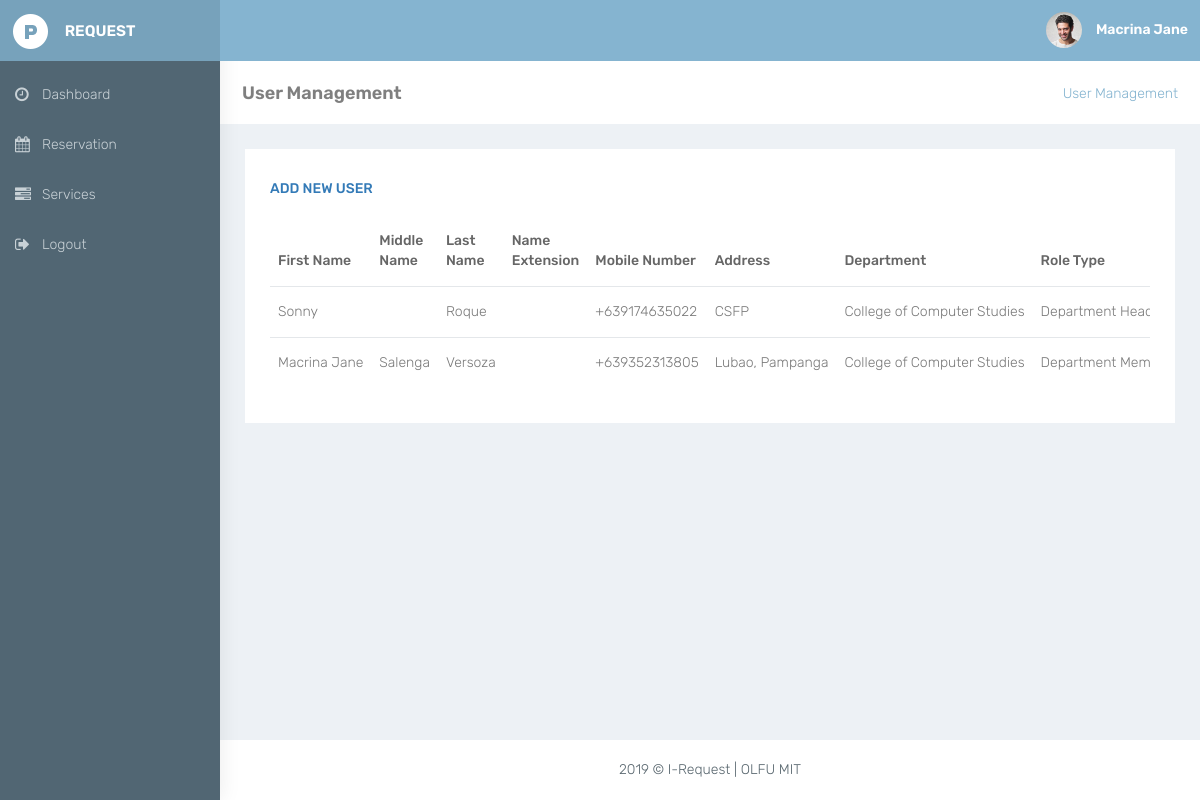
The app's page /user_management.php (signed in) with its own data.
### tables this page shows
CREATE TABLE `users_tb` (
  `user_id` int(10) NOT NULL,
  `first_name` varchar(300) NOT NULL,
  `middle_name` varchar(300) NOT NULL,
  `last_name` varchar(300) NOT NULL,
  `name_extension` varchar(300) NOT NULL,
  `mobile_number` varchar(300) NOT NULL,
  `address` varchar(300) NOT NULL,
  `username` varchar(300) NOT NULL,
  `password` varchar(300) NOT NULL,
  `department_id` int(10) NOT NULL,
  `role_type` varchar(300) DEFAULT NULL,
  `user_status` varchar(300) NOT NULL
);

CREATE TABLE `department_tb` (
  `department_id` int(10) NOT NULL,
  `department_name` varchar(500) NOT NULL,
  `department_description` varchar(500) NOT NULL
);

### controllers/database_functions.php (called while the page is built, shortened)
<?php
if(!function_exists('countResult')){
    function countResult($conn, $query){
        $query = mysqli_query($conn, $query);
        $result = mysqli_num_rows($query);
        return $result;
    }
}
?>

### controllers/department_functions.php (called while the page is built, shortened)
               <?php
if(!function_exists('getDepartmentDetailsByDepartmentId')){
    function getDepartmentDetailsByDepartmentId($conn, $department_id){
        include "database_functions.php";
        $department_details = array();
        $users_count = countResult($conn, "SELECT * from users_tb where department_id = '$department_id'");
        $query = mysqli_query($conn, "SELECT * from department_tb where department_id = '$department_id'");
        while($row = mysqli_fetch_array($query)){
            array_push($department_details, $row['department_name'], $row['department_description'], $users_count);
        }
        return $department_details;
    }
}
        ?>

### controllers/users_functions.php (the view, shortened to what this page needs)
<?php
if(!function_exists('getUserDetailsByUsername')){
    function getUserDetailsByUsername($conn, $username){
        $users_details = array();
        $query = mysqli_query($conn, "SELECT * from users_tb where username = '$username'");
        while($row = mysqli_fetch_array($query)){
            array_push($users_details, $row['first_name'], $row['middle_name'], $row['last_name'], $row['name_extension'], $row['mobile_number'], $row['address'], $row['username'], $row['password'], $row['department_id'], $row['role_type'], $row['user_status'], $row['user_id']);
        }
        return $users_details;
    }
}
if(!function_exists('getUsersData')){
    function getUsersData($conn){
        include "department_functions.php";
        if($_SESSION['role_type'] == "Admin"){
            $query = mysqli_query($conn, "SELECT * from users_tb ORDER BY department_id");
        }else{
            $departmentid = getUserDetailsByUsername($conn, $_SESSION['user'])[8];
            $query = mysqli_query($conn, "SELECT * from users_tb where department_id = '$departmentid' ORDER BY user_id");
        }
        if(! $query){
            echo mysqli_error($conn);
        }else{
            if(mysqli_num_rows($query)>0){
                while($row = mysqli_fetch_array($query)){
                    ?>
                     <tr>
                        <td class="txt-oflo"><?php echo $row['first_name'] ?></td>
                        <td><?php echo $row['middle_name'] ?></td>
                        <td class="txt-oflo"><?php echo $row['last_name'] ?></td>
                        <td class="txt-oflo"><?php echo $row['name_extension'] ?></td>
                        <td class="txt-oflo"><?php echo $row['mobile_number'] ?></td>
                        <td class="txt-oflo"><?php echo $row['address'] ?></td>
                        <td class="txt-oflo"><?php echo getDepartmentDetailsByDepartmentId($conn, $row['department_id'])[0]; ?></td>
                        <td class="txt-oflo"><?php echo $row['role_type'] ?></td>
                    </tr>
                    <?php
                }
            }else{
                echo "No Users Found";
            }
        }
    }
}
        ?>

### controllers/include_partial_functions.php (shortened to what this page needs)
<?php
if(!function_exists('get_FooterBlade')){
    function get_FooterBlade(){
        ?>
        <footer class="footer text-center"> 2019 &copy; I-Request | OLFU MIT </footer>
        <?php
    }
}
if(!function_exists('getHeaderUserName')) {
    function getHeaderUserName() {
        include "database/config.php";
        include "users_functions.php";
        $username = $_SESSION['user'];
        if($username == 'iRequest') {
        ?>
            <a class="profile-pic" href="edit_user.php">
                <img src="resources/images/avatar.jpg" alt="avatar" width="36" class="img-circle">
                <b class="hidden-xs">Administrator</b>
            </a>
        <?php
        }else{
            $firstname = getUserDetailsByUsername($conn, $username)[0];
        ?>
            <a class="profile-pic" href="edit_user.php<?php echo '?id='.getUserDetailsByUsername($conn, $username)[11]; ?>">
                <img src="resources/images/avatar.jpg" alt="avatar" width="36" class="img-circle">
                <b class="hidden-xs"><?php echo $firstname ?></b>
            </a>
        <?php
        }
    }
}
        ?>
        <?php
if(!function_exists('get_headBlade')){
    function get_headBlade(){
        ?>
            <link rel="stylesheet" href="resources/bootstrap/dist/css/bootstrap.min.css" >
            <link rel="stylesheet" href="resources/plugins/bower_components/sidebar-nav/dist/sidebar-nav.min.css" >
            <link rel="stylesheet" href="resources/plugins/bower_components/toast-master/css/jquery.toast.css" >
            <link rel="stylesheet" href="resources/plugins/bower_components/morrisjs/morris.css" >
            <link rel="stylesheet" href="resources/css/animate.css" >
            <link rel="stylesheet" href="resources/css/style.css" >
            <link rel="stylesheet" href="resources/plugins/datatable.css" >
            <link rel="stylesheet" id="theme" href="resources/css/colors/blue-dark.css" >
        <?php
    }
}
        ?>
        <?php
if(!function_exists('get_NavBlade')){
    function get_NavBlade(){
        if(isset($_SESSION['role_type'])) {
            if($_SESSION['role_type'] == "Admin"){
                ?>
                <div class="navbar-default sidebar" role="navigation">
                    <div class="sidebar-nav navbar-collapse slimscrollsidebar">
                        <ul class="nav" id="side-menu">
                            <li style="padding: 10px 0 0;">
                                <a href="dashboard_admin.php" class="waves-effect"><i class="fa fa-dashboard fa-fw" aria-hidden="true"></i><span class="hide-menu">Dashboard</span></a>
                            </li>
                            <li>
                                <a href="schedules.php" class="waves-effect"><i class="fa fa-calendar fa-fw" aria-hidden="true"></i><span class="hide-menu">Schedules</span></a>
                            </li>
                            <li>
                                <a href="services_admin.php" class="waves-effect"><i class="fa fa-tasks fa-fw" aria-hidden="true"></i><span class="hide-menu">Services</span></a>
                            </li>
                            <li>
                                <a href="facilities.php" class="waves-effect"><i class="fa fa-building fa-fw" aria-hidden="true"></i><span class="hide-menu">Facilities</span></a>
                            </li>
                            <li>
                                <a href="automobiles.php" class="waves-effect"><i class="fa fa-car fa-fw" aria-hidden="true"></i><span class="hide-menu">Automobiles</span></a>
                            </li>
                            <li>
                                <a href="department.php" class="waves-effect"><i class="fa fa-table fa-fw" aria-hidden="true"></i><span class="hide-menu">Departments</span></a>
                            </li>
                            <li>
                                <a href="user_management.php" class="waves-effect"><i class="fa fa-users fa-fw" aria-hidden="true"></i><span class="hide-menu">User Management</span></a>
                            </li>
                            <li>
                                <a href="logout_action.php" class="waves-effect"><i class="fa fa-sign-out fa-fw" aria-hidden="true"></i><span class="hide-menu">Logout</span></a>
                            </li>
                        </ul>
                    </div>
                </div>
                <?php
            }else{
                ?>
                <div class="navbar-default sidebar" role="navigation">
                    <div class="sidebar-nav navbar-collapse slimscrollsidebar">
                        <ul class="nav" id="side-menu">
                            <li style="padding: 10px 0 0;">
                                <a href="dashboard_department_member.php" class="waves-effect"><i class="fa fa-clock-o fa-fw" aria-hidden="true"></i><span class="hide-menu">Dashboard</span></a>
                            </li>
                            <li>
                                <a href="reserve_first_step.php" class="waves-effect"><i class="fa fa-calendar fa-fw" aria-hidden="true"></i><span class="hide-menu">Reservation</span></a>
                            </li>
                            <li>
                                <a href="services_user.php" class="waves-effect"><i class="fa fa-tasks fa-fw" aria-hidden="true"></i><span class="hide-menu">Services</span></a>
                            </li>
                            <li>
                                <a href="logout_action.php" class="waves-effect"><i class="fa fa-sign-out fa-fw" aria-hidden="true"></i><span class="hide-menu">Logout</span></a>
                            </li>
                        </ul>
                    </div>
                </div>
                <?php
            }
        }
    }
}
?>

### resources/css/colors/blue-dark.css (style rules this page uses)
body { background:#516673 }
.navbar-top-links>li>a { color:#ffffff }
.sidebar { background:#516673;box-shadow:1px 0 20px rgba(0,0,0,0.08) }
#side-menu li a { color:#c8d1d6 }
#side-menu li a { color:#c8d1d6;border-left:0 solid #516673 }

### records on screen
users_tb: first_name "Macrina Jane", middle_name "Salenga", last_name "Versoza", mobile_number "+639352313805", address "Lubao, Pampanga", department_id "College of Computer Studies", role_type "Department…"
users_tb: first_name "Sonny", last_name "Roque", mobile_number "+639174635022", address "CSFP", department.department_name "College of Computer Studies", role_type "Department…"
